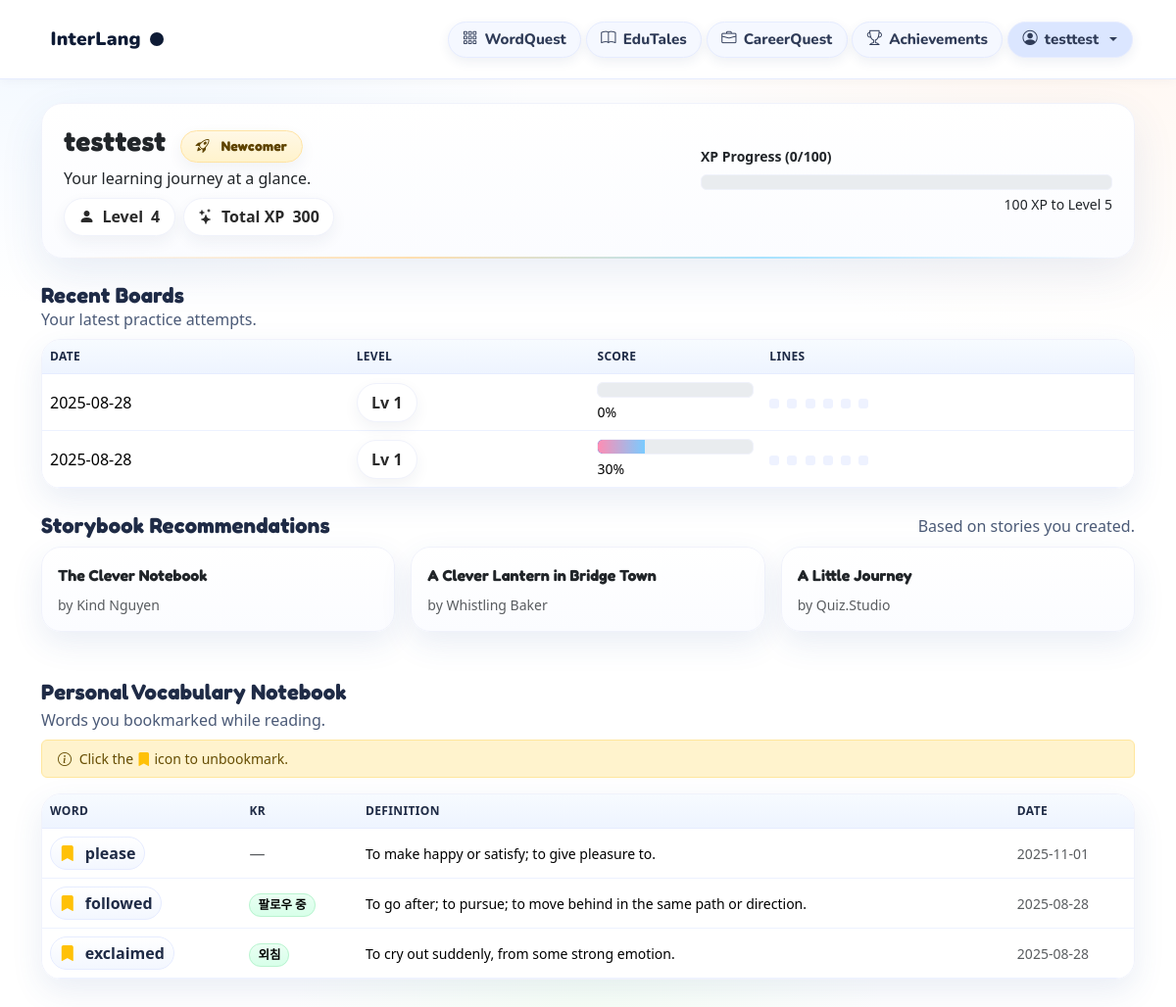
Page /profile (signed in) on the committed database.
### tables this page shows
CREATE TABLE users (
            id INTEGER PRIMARY KEY AUTOINCREMENT,
            username TEXT UNIQUE NOT NULL,
            level INTEGER NOT NULL DEFAULT 1
        , xp INTEGER DEFAULT 0, title_code TEXT, password_hash TEXT, user_xp INTEGER DEFAULT 0, user_level INTEGER DEFAULT 1, age INTEGER, grade TEXT, gender TEXT);

CREATE TABLE attempts (
            id INTEGER PRIMARY KEY AUTOINCREMENT,
            username TEXT NOT NULL,
            level INTEGER NOT NULL,
            score INTEGER NOT NULL,                 -- 0..100
            total INTEGER NOT NULL,                 -- total questions
            created_at TIMESTAMP DEFAULT CURRENT_TIMESTAMP
        , lines_completed INTEGER NOT NULL DEFAULT 0);

CREATE TABLE stories (
            id INTEGER PRIMARY KEY AUTOINCREMENT,
            slug TEXT UNIQUE,
            title TEXT,
            author TEXT,
            age_min INTEGER,
            age_max INTEGER,
            difficulty INTEGER,               -- 1..5
            categories TEXT,                  -- JSON
            themes TEXT,                      -- JSON
            provider TEXT,
            provider_id TEXT,
            content TEXT,
            created_at TIMESTAMP DEFAULT CURRENT_TIMESTAMP
        );

CREATE TABLE vocab (
            id INTEGER PRIMARY KEY AUTOINCREMENT,
            username TEXT NOT NULL,
            word TEXT NOT NULL,
            translation TEXT,
            definition TEXT,
            source_story_id INTEGER,
            created_at TIMESTAMP DEFAULT CURRENT_TIMESTAMP,
            review_count INTEGER DEFAULT 0,
            last_reviewed_at TIMESTAMP, bookmarked INTEGER NOT NULL DEFAULT 0,
            UNIQUE(username, word, source_story_id),
            FOREIGN KEY(source_story_id) REFERENCES stories(id) ON DELETE SET NULL
        );

### app.py (the view, shortened to what this page needs)
@app.route("/profile")
def profile():
    if "username" not in session:
        return redirect(url_for("login"))
    username = session["username"]
    db = get_db()
    u = db.execute("SELECT level, xp, title_code FROM users WHERE username=?", (username,)).fetchone()
    user_level = u["level"] if u else 1
    user_xp    = u["xp"] if u else 0
    title_info = TITLES.get((u["title_code"] or ""), DEFAULT_TITLE)
    display_title = title_info["title"]
    title_icon    = title_info["icon"]
    total_ach = db.execute("SELECT COUNT(*) AS c FROM achievements").fetchone()["c"]
    earned_codes = [r["code"] for r in db.execute("SELECT code FROM user_achievements WHERE username=?", (username,)).fetchall()]
    earned_ach = len(earned_codes)
    earned_titles = []
    for code in earned_codes:
        t = TITLES.get(code)
        if t and t.get("title"):
            earned_titles.append((t["priority"], t["title"]))
    earned_titles = [t for _, t in sorted(set(earned_titles), key=lambda x: x[0])]
    attempts = db.execute(
        """
        SELECT level, score, total, lines_completed, created_at
        FROM attempts
        WHERE username=?
        ORDER BY created_at DESC
        LIMIT 12
        """,
        (username,),
    ).fetchall()
    vocab_rows = db.execute(
        """
        SELECT word, translation, definition, created_at, bookmarked
        FROM vocab
        WHERE username=? AND bookmarked=1
        ORDER BY created_at DESC
        LIMIT 30
        """,
        (username,),
    ).fetchall()
    ready_items = _fetch_ready_stories(db, limit=3)
    return render_template(
        "profile.html",
        username=username,
        user_level=user_level,
        user_xp=user_xp,
        display_title=display_title,
        title_icon=title_icon,
        achievements_total=total_ach,
        achievements_earned=earned_ach,
        earned_titles=[t for t in earned_titles],
        attempts=attempts,
        vocab_rows=vocab_rows,
        ready_items=ready_items,  # <— pass to your template
    )

### app.py (called while the page is built)
def get_db():
    if "db" not in g:
        g.db = sqlite3.connect(
            DB_PATH,
            timeout=30,
            check_same_thread=False
        )
        g.db.row_factory = sqlite3.Row
        g.db.execute("PRAGMA busy_timeout = 30000;")
        g.db.execute("PRAGMA journal_mode = WAL;")
        g.db.execute("PRAGMA synchronous = NORMAL;")
        g.db.execute("PRAGMA foreign_keys = ON;")
    return g.db

### templates/profile.html (shortened to what this page needs)
<!doctype html>
<html lang="en">
<head>
<link href="https://cdn.jsdelivr.net/npm/bootstrap-icons@1.11.3/font/bootstrap-icons.css" rel="stylesheet"/>
</head>
<body>
{% include 'nav.html' %}
<div class="container pb-5 mt-4">
<div class="page-header mb-4">
  <div class="d-flex align-items-center justify-content-between flex-wrap gap-3">
    <div>
      <h1 class="h3 mb-1" style="font-family:Fredoka; font-weight:900; letter-spacing:.2px;">
        {{ username }}
        {% if display_title %}
          <span class="pill title-chip ms-2">
            <i class="bi {{ title_icon or 'bi-award' }} me-1"></i>{{ display_title }}
          </span>
        {% endif %}
      </h1>
      <div class="muted">Your learning journey at a glance.</div>
      <div class="mt-2 d-flex align-items-center gap-2 flex-wrap">
        <span class="pill"><i class="bi bi-person-fill"></i> Level <b>{{ user_level|default(1) }}</b></span>
        <span class="pill"><i class="bi bi-stars"></i> Total XP <b>{{ user_xp|default(0) }}</b></span>
      </div>
    </div>
    <div class="w-100" style="max-width:420px;">
      {% set total_xp = user_xp|default(0) %}
      {% set current_xp = total_xp % 100 %}
      {% set next_lvl = user_level + 1 %}
      {% set remain = 100 - current_xp %}
      <div class="small mb-2 muted" style="font-weight:700;">XP Progress ({{ current_xp }}/100)</div>
      <div class="progress"><div class="progress-bar" style="width:{{ current_xp }}%;">{{ current_xp }} XP</div></div>
      <div class="small mt-1 text-end muted">{{ remain }} XP to Level {{ next_lvl }}</div>
    </div>
  </div>
</div>
<div class="mb-2">
  <h2 class="section-title mb-0">Recent Boards</h2>
  <div class="section-sub">Your latest practice attempts.</div>
</div>
<div class="table-wrap mb-4">
  {% if attempts %}
  <div class="table-responsive">
    <table class="table table-modern table-hover align-middle mb-0">
      <thead>
        <tr>
          <th>Date</th>
          <th>Level</th>
          <th>Score</th>
          <th>Lines</th>
        </tr>
      </thead>
      <tbody>
        {% for a in attempts %}
          {% set score = a['score']|int %}
          <tr>
            <td>{{ (a['created_at']|string)[:10] }}</td>
            <td><span class="pill">Lv {{ a['level'] }}</span></td>
            <td>
              <div class="d-flex flex-column">
                <div class="progress progress-tiny mb-1"><div class="progress-bar" style="width:{{ score }}%"></div></div>
                <span class="small">{{ score }}%</span>
              </div>
            </td>
            <td>
              {% for i in range(0,6) %}
                <span style="display:inline-block;width:10px;height:10px;border-radius:3px;margin-right:4px;
                  background:{% if i < a['lines_completed'] %}var(--brand){% else %}#eef2ff{% endif %};"></span>
              {% endfor %}
            </td>
          </tr>
        {% endfor %}
      </tbody>
    </table>
  </div>
  {% else %}
  <div class="p-3 text-muted">No attempts yet.</div>
  {% endif %}
</div>
<div class="d-flex align-items-center justify-content-between mb-2">
  <h2 class="section-title mb-0">Storybook Recommendations</h2>
  <div class="section-sub">Based on stories you created.</div>
</div>
<div class="row g-3 mb-5">
  {% for it in ready_items or few_items %}
  <div class="col-12 col-sm-6 col-lg-4">
    <a href="/story/{{ it.slug }}" class="text-decoration-none text-reset d-block">
      <div class="book-card p-3 h-100 d-flex flex-column gap-2">
        <div class="fw-bold" style="font-family:Fredoka;">{{ it.title }}</div>
        <div class="small text-muted">by {{ it.author or 'Unknown' }}</div>
      </div>
    </a>
  </div>
  {% endfor %}
</div>
<h2 class="section-title mb-1">Personal Vocabulary Notebook</h2>
<div class="section-sub mb-2">Words you bookmarked while reading.</div>
<div class="alert alert-warning small py-2 px-3">
  <i class="bi bi-info-circle me-1"></i>
  Click the <i class="bi bi-bookmark-fill text-warning"></i> icon to unbookmark.
</div>
<div class="table-wrap" id="vocabWrap">
  {% if vocab_rows %}
  <div class="table-responsive">
    <table class="table table-modern align-middle mb-0" id="vocabTable">
      <thead>
        <tr>
          <th>Word</th><th>KR</th><th>Definition</th><th>Date</th>
        </tr>
      </thead>
      <tbody>
        {% for v in vocab_rows %}
          {% if v['bookmarked'] %}
          <tr data-word="{{ v['word'] }}">
            <td>
              <span class="word-chip">
                <i class="bi bi-bookmark-fill text-warning bookmark-toggle" data-word="{{ v['word'] }}"></i>
                {{ v['word'] }}
              </span>
            </td>
            <td>
              {% if v['translation'] %}
                <span class="kr-badge">{{ v['translation'] }}</span>
              {% else %}
                <span class="text-muted">—</span>
              {% endif %}
            </td>
            <td class="small">{{ v['definition'] }}</td>
            <td class="small text-muted">{{ (v['created_at']|string)[:10] }}</td>
          </tr>
          {% endif %}
        {% endfor %}
      </tbody>
    </table>
  </div>
  {% else %}
    <div class="p-3 text-muted">No bookmarked vocabulary yet.</div>
  {% endif %}
</div>
</div>
</body>
</html>

### templates/profile.html (style rules this page uses)
:root { --ink:#2a2a2a; --muted:#6e7494; --bg:#ffffff; --bg-wash-1:#fff7f1; --bg-wash-2:#f0f7ff; --bg-wash-3:#f7fff6; --paper:#fffdf5; --paper-br:#f2eede; --brand:#ff8db3; --brand-2:#7acbff; --brand-3:#7ee0a8; --brand-4:#ffd86b; --ring:#ffdca8; --ok:#16a34a; --gold:#f59e0b; --bad:#ef4444; }
body { font-family: Nunito, system-ui, -apple-system, Segoe UI, Roboto, Helvetica, Arial, sans-serif; color:var(--ink); background: radial-gradient(60vmax 40vmax at 8% 0%, var(--bg-wash-2) 0%, transparent 65%), radial-gradient(60vmax 40vmax at 92% 4%, var(--bg-wash-1) 0%, transparent 65%), radial-gradient(36vmax 28vmax at 50% 100%, var(--bg-wash-3) 0%, transparent 70%), #fff; background-attachment: fixed; }
.page-header { background: linear-gradient(180deg,#ffffff,#fbfcff); border:1px solid #f0f2fb; border-radius:22px; padding:22px; box-shadow:0 16px 44px rgba(52,90,160,.10); position:relative; }
.page-header::after { content:""; position:absolute; left:20px; right:20px; bottom:-1px; height:2px; background:linear-gradient(90deg,transparent,#ffdca8,#9fe0ff,transparent); border-radius:2px; opacity:.9; }
.pill { background:#fff; color:#2a2a2a; border:1px solid #f0f2fb; font-weight:800; border-radius:999px; padding:.42rem .9rem; display:inline-flex; align-items:center; gap:.5rem; box-shadow:0 6px 16px rgba(34,45,89,.06); }
.title-chip { background:linear-gradient(180deg,#fff8e6,#fff3cc); border:1px solid #ffe3a3; color:#5e4300; font-size:14px; }
.section-title { font-family:Fredoka; font-weight:900; letter-spacing:.2px; color:#1f2b46; font-size:clamp(18px,2.5vw,22px); }
.section-sub { color:var(--muted); }
.table-wrap { border:1px solid #f0f2fb; border-radius:20px; overflow:hidden; background:linear-gradient(180deg,#ffffff,#fbfcff); box-shadow:0 12px 32px rgba(52,90,160,.1); }
.table-modern thead th { background:linear-gradient(180deg,#f7fbff,#eef4ff); border-bottom:1px solid #e6ecff!important; text-transform:uppercase; font-size:.75rem; letter-spacing:.35px; color:#1f2b46; }
.table-modern td { border-bottom:1px solid #edf2ff; }
.progress { height:12px; background:#fff; border:1px solid #f0f2fb; border-radius:999px; overflow:hidden; }
.progress-bar { background:linear-gradient(90deg,var(--brand),var(--brand-2)); color:#fff; font-weight:800; font-size:.72rem; }
.book-card { border:1px solid #f0f2fb; background:linear-gradient(180deg,#ffffff,#fbfcff); border-radius:20px; box-shadow:0 12px 32px rgba(52,90,160,.10); transition:.15s ease; }
.word-chip { display:inline-flex; align-items:center; gap:10px; padding:.25rem .55rem; border-radius:999px; background:linear-gradient(180deg,#fff,#f3f7ff); border:1px solid #e6ecff; font-weight:800; color:#1f2b46; text-decoration:none!important; }
.kr-badge { background:linear-gradient(180deg,#eafff3,#d7ffe9); border:1px solid #baf3d0; border-radius:999px; padding:.15rem .5rem; font-weight:800; font-size:.78rem; }
.bookmark-toggle { cursor:pointer; }

### templates/nav.html (style rules this page uses)
:root { --ink:#0e1b35; --muted:#4b5a77; --pill:#f5f8ff; --pill-hover:#e9f1ff; --active:#dbe6ff; --shadow:0 4px 12px rgba(40,60,120,.08); }

### rows in the picture
users: xp "300"
attempts: created_at "2025-08-28", level "1", score "0", lines_completed 0 (drawn)
attempts: created_at "2025-08-28", level "1", score "30", lines_completed 0 (drawn)
stories: title "The Clever Notebook", author "Kind Nguyen"
stories: title "A Clever Lantern in Bridge Town", author "Whistling Baker"
stories: title "A Little Journey", author "Quiz.Studio"
vocab: word "please", definition "To make happy or satisfy; to give pleasure to.", created_at "2025-11-01"
vocab: word "followed", translation "팔로우 중", definition "To go after; to pursue; to move behind in the same path or direction.", created_at "2025-08-28"
vocab: word "exclaimed", translation "외침", definition "To cry out suddenly, from some strong emotion.", created_at "2025-08-28"

### other values in the picture
{{ session.get('username') }} "testtest"
{{ username }} "testtest"
{{ display_title }} "Newcomer"
{{ user_level|default(1) }} "4"
{{ current_xp }} "0"
{{ remain }} "100"
{{ next_lvl }} "5"
